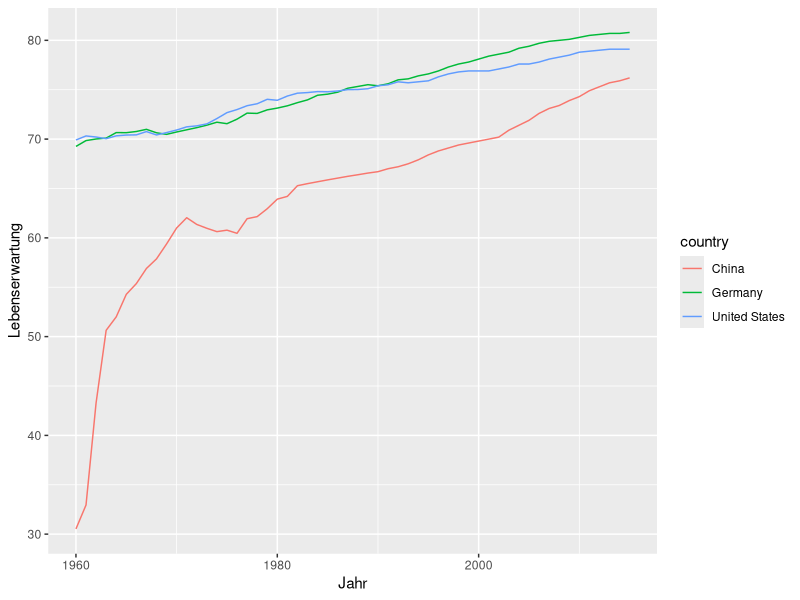
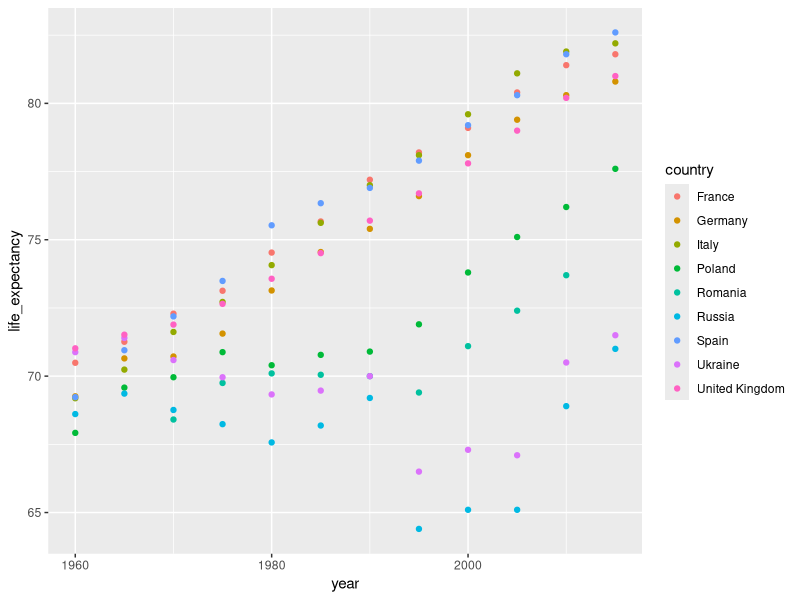
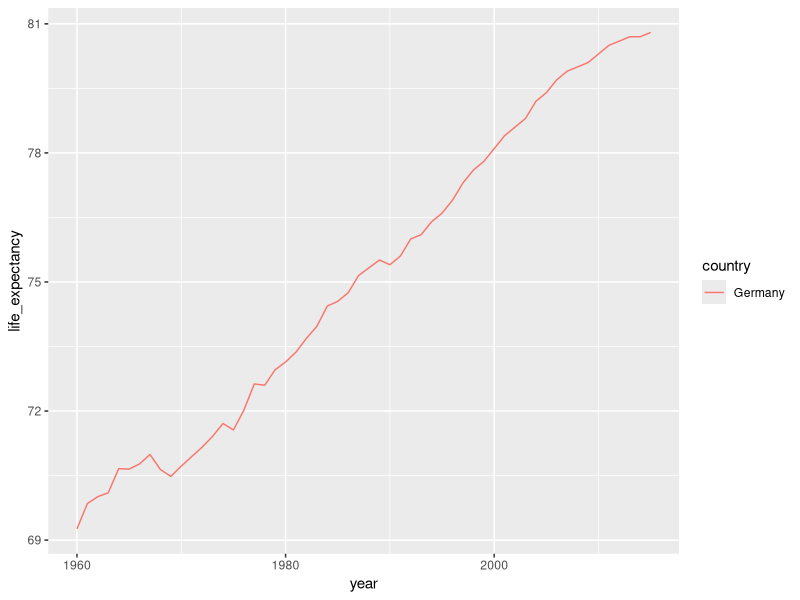
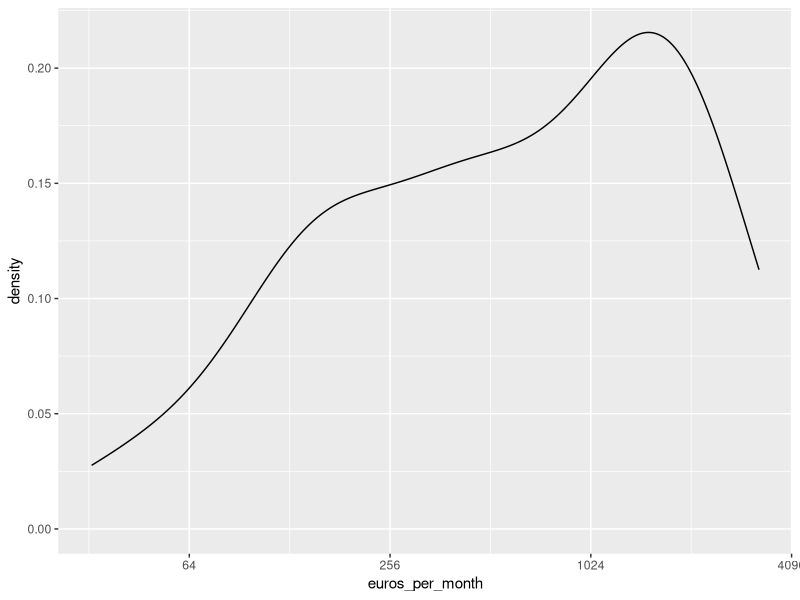
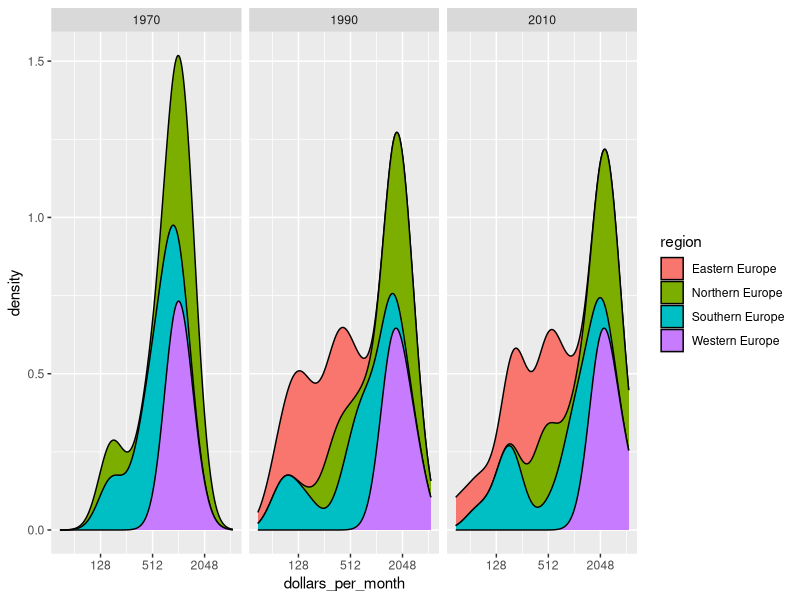
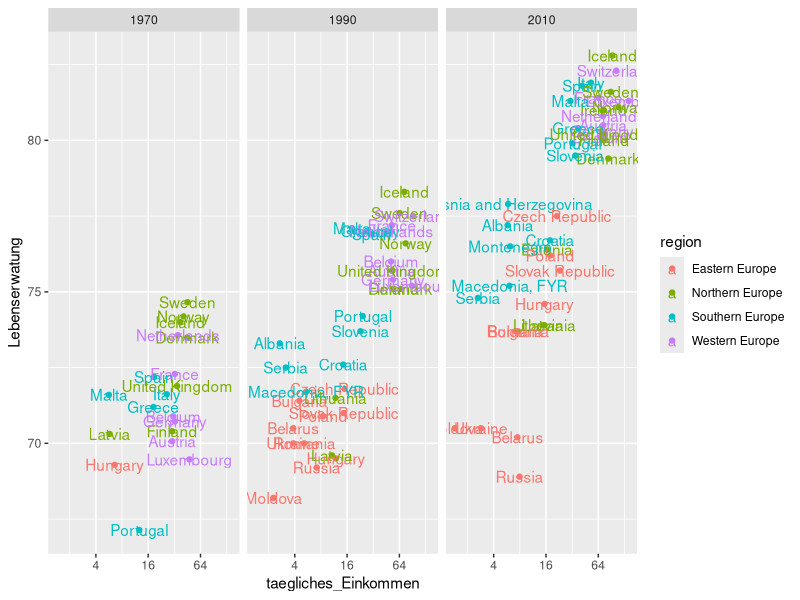
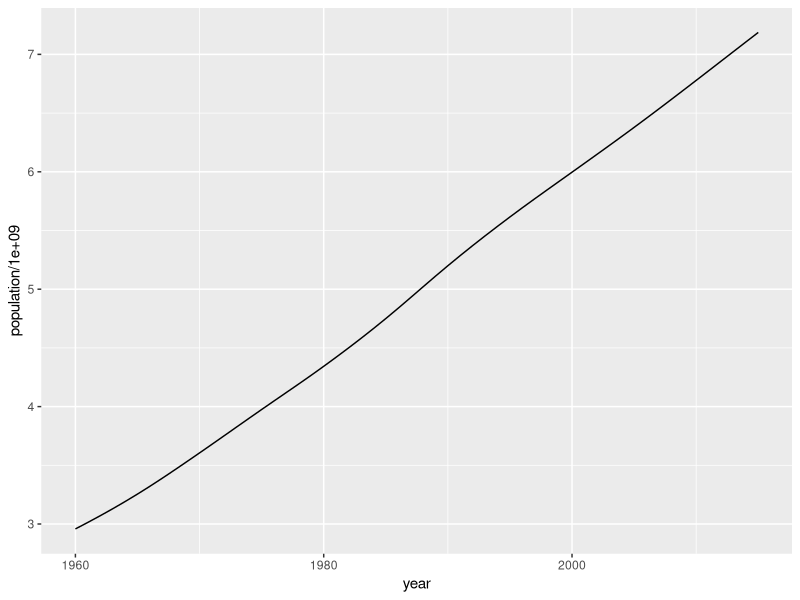

Here is the R script that generated these plots, in order:
library(dplyr)
library(dslabs)
library(ggplot2)
data(gapminder)


# herausfiltern der Daten von Deutschland, USA und China fuer die Jahre kleiner/gleich 2015
ger_us_ch <- gapminder %>%
  filter(country %in% c('Germany', 'United States', 'China'), year <= 2015) %>%
  mutate(Lebenserwartung = life_expectancy) %>% 
  mutate(Jahr = year)

ger_us_ch


# Graph zu den Lebenserwartungen 
ger_us_ch_plot <- ger_us_ch %>%
  ggplot(aes(Jahr, Lebenserwartung, color = country)) +
  geom_line()

ger_us_ch_plot


# Zusammenfassung der Lebenserwartungen fuer Deutschland, USA und China zwischen 1960 und 2015:
# geringste, 1. Quantil, Median, Durchschnitt, 3. Qunatil, hoechste
summary(ger_us_ch$life_expectancy)


# Lebenserwartung europaeischer Laender mit mehr als 20Mio Einwohnern in den Jahren 1960 bis 2015
# in Fuenfjahresschritten
europe <- gapminder %>%
  filter(year %in% c(1960,1965,1970, 1975,1980,1985,1990,1995,2000,2005,2010,2015),
         continent == 'Europe',
         fertility <= 3,
         population >= 20000000) %>%
  select(country, life_expectancy, population, year)

europe


# Graph zu Lebenserwartung (s.o.)
europe_plot <- europe %>% 
  ggplot(aes(year, life_expectancy, color = country)) +
  geom_point()

europe_plot

# Zusammenfassung der Lebenserwartungen fuer Europa > 20Mio Einwohnern im Jahr 1905 bis 2015:
# geringste, 1. Quantil, Median, Durchschnitt, 3. Qunatil, hoechste
summary(europe$life_expectancy)


# Graph ueber Anstieg der Lebenserwartungen in Deutschland von 1960 - 2015
germany <-
  gapminder %>% filter(country == 'Germany', year <= 2015) %>%
  ggplot(aes(year, life_expectancy, color = country)) + geom_line()

germany


# Durchschnittsgehaelter in Euro 2010 in Europa (EUR/Dollar Kurs entspricht 2010er Jahresdurchschnitt)
euro_monat <- gapminder %>%
  filter(year == 2010, continent == 'Europe',!is.na(gdp)) %>%
  mutate(dollars_per_month = gdp / population / 12) %>%
  mutate(euros_per_month = dollars_per_month / 1.33)

euro_monat


# Dichtediagramm der Durchschnittsgehaelter in Europa im Jahr 2010
euro_monat %>%
  ggplot(aes(euros_per_month)) +
  scale_x_continuous(trans = 'log2') +
  geom_density()


# Durchschnittliches Monatsgehalt in Europa in den Jahren 1970,1990,2010 (in Dollar)
monatsdollar <- gapminder %>%
  filter(year %in% c(1970, 1990, 2010), continent == 'Europe',!is.na(gdp)) %>%
  mutate(dollars_per_month = gdp / population / 12)


# Dichtediagramm zu oben  
monatsdollar %>%
  ggplot(aes(dollars_per_month, fill = region)) +
  scale_x_continuous(trans = 'log2') +
  geom_density(bw = 0.5, position = 'stack') +
  facet_grid(. ~ year)

# Lebenserwartung in Abhaengigkeit vom taeglichen Einkommen
gapminder_Europe_2010 <- gapminder %>%
  filter(
    year %in% c(1970, 1990, 2010),
    continent == 'Europe',!is.na(gdp),!is.na(infant_mortality)
  ) %>%
  mutate(taegliches_Einkommen = gdp / population / 365) %>% 
  mutate(Lebenserwatung = life_expectancy)

gapminder_Europe_2010

# Graph zur Lebenserwartung/taegliches Einkommen
gapminder_Europe_2010 %>%
  ggplot(aes(
    taegliches_Einkommen,
    Lebenserwatung,
    color = region,
    label = country
  )) +
  scale_x_continuous(trans = 'log2') +
  geom_point() +
  geom_text() +
  facet_grid(. ~ year)

 
# Anstieg der Weltpopulation von 1960 bis 2015
rise_population <- aggregate(population ~ year, data = gapminder, sum)
rise_population %>% 
  ggplot(aes(year, population/1000000000)) +
  geom_line()

# Zusmmenfassung der Bevoelkerung von 1960 bis 2015
summary(rise_population)
    
